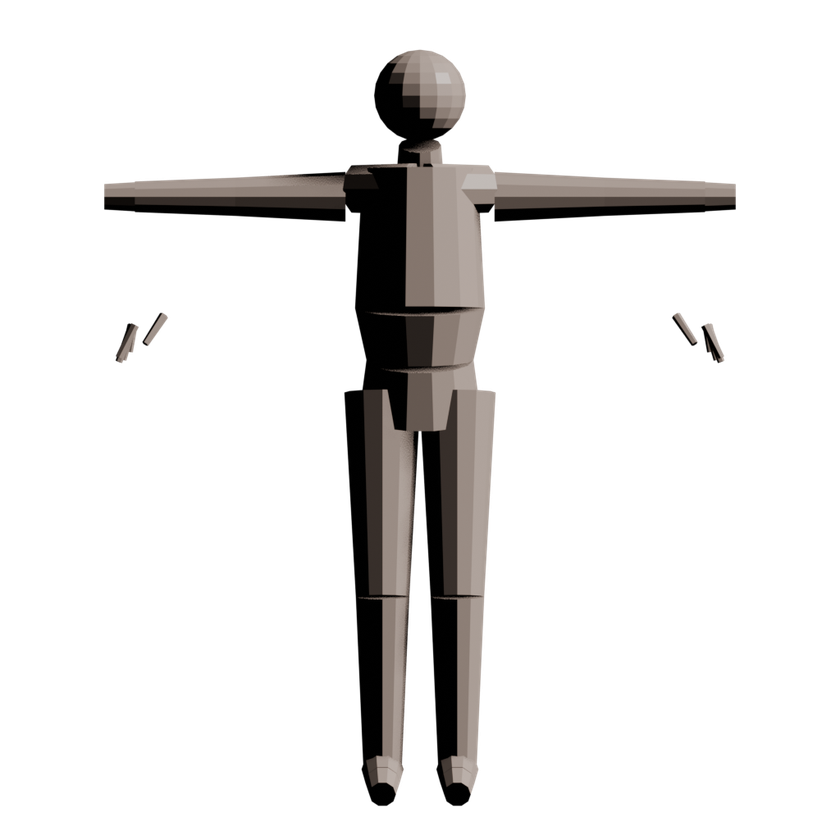
#> input picture assets/test_images/front.png, 840 x 840 px, shrunk from 1024 x 1024 before the run
$ python split_turnaround.py ../assets/test_images/front.png
#> lines starting #> are read from the running program, lines starting #| are printed output that depends on the picture
#!/usr/bin/env python3
"""Split a turnaround sheet (several views of one character side by side) into separate images.

Usage:
    python tools/split_turnaround.py private/ninja_sheet.webp --out private/ninja

By default the sheet is cut into 3 equal columns and saved as front.png, side.png and back.png
(the usual order of a front, side, back sheet). Use --views 2 for a front/side sheet, or
--names to give your own file names. Check the result by eye: cut lines that run through a
character mean the sheet is not evenly spaced and needs cropping by hand.
"""

import argparse
from pathlib import Path

from PIL import Image


def main() -> None:
    parser = argparse.ArgumentParser(description="Split a turnaround sheet into one image per view.")
    parser.add_argument("sheet", help="Path to the sheet image")
    parser.add_argument("--out", default="output/views", help="Folder for the cut images")
    parser.add_argument("--views", type=int, default=3, help="Number of equal columns (default 3)")
    parser.add_argument("--names", default="front,side,back",
                        help="Comma separated file names without extension, left to right")
    args = parser.parse_args()

    names = [n.strip() for n in args.names.split(",") if n.strip()]
    if len(names) < args.views:
        raise SystemExit(f"Need {args.views} names, got {len(names)}: {names}")

    img = Image.open(args.sheet).convert("RGB")
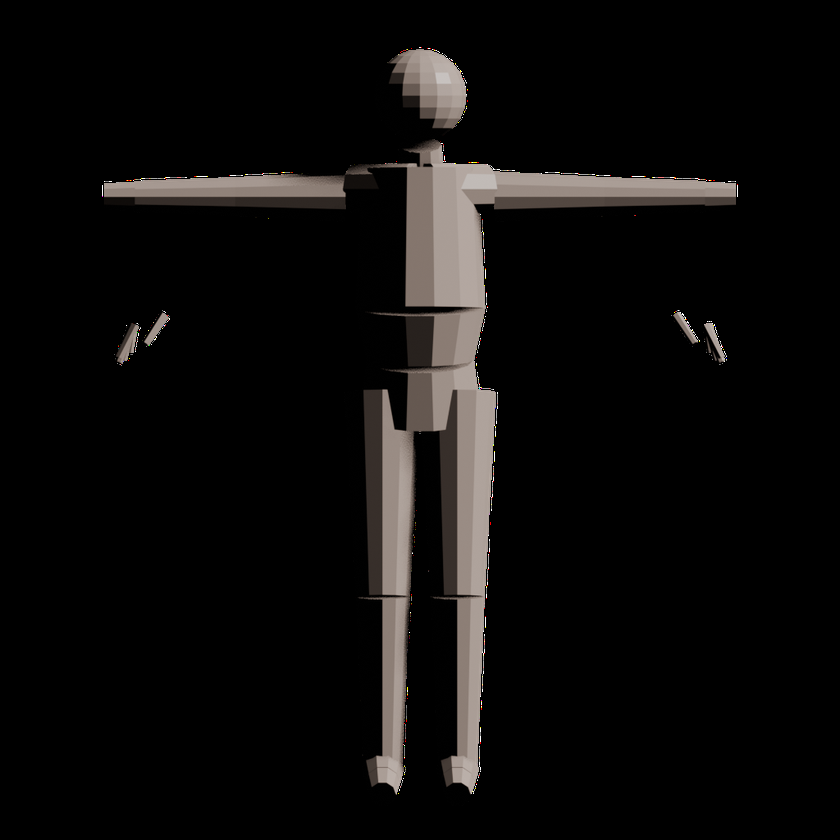
#> img: PIL image 840x840 RGB; mean R, G, B 13.2, 12, 11.3
    width, height = img.size
#> width = 840; height = 840
    out_dir = Path(args.out)
    out_dir.mkdir(parents=True, exist_ok=True)
    for i in range(args.views):
        left = round(i * width / args.views)
        right = round((i + 1) * width / args.views)
        path = out_dir / f"{names[i]}.png"
        img.crop((left, 0, right, height)).save(path)
        print(f"{path}  ({right - left} x {height})")
#> this loop made 3 passes
#> pass 1, in main, `img.crop((left, 0, right, height)).save(path)`:
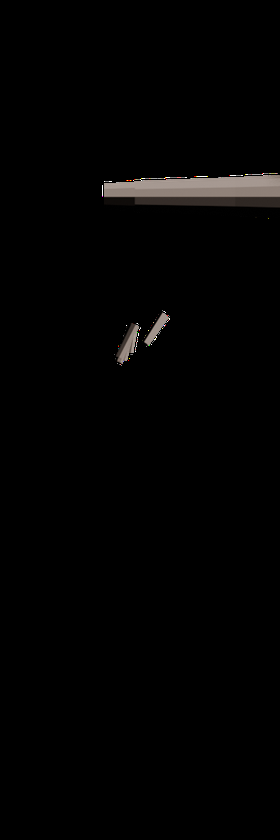
#> saved as front.png: PIL image 280x840 RGB; mean R, G, B 3, 2.7, 2.5
#> pass 2, in main, `img.crop((left, 0, right, height)).save(path)`:
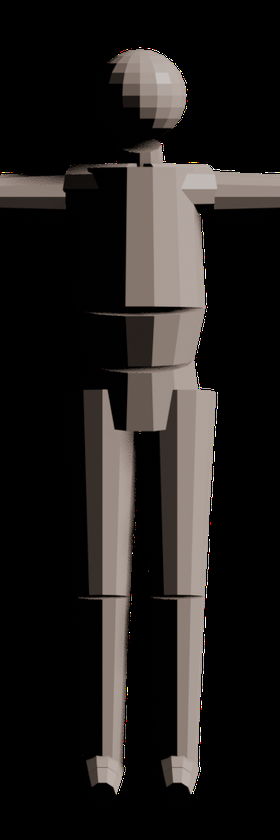
#> saved as side.png: PIL image 280x840 RGB; mean R, G, B 33.3, 30.2, 28.5


if __name__ == "__main__":
    main()
